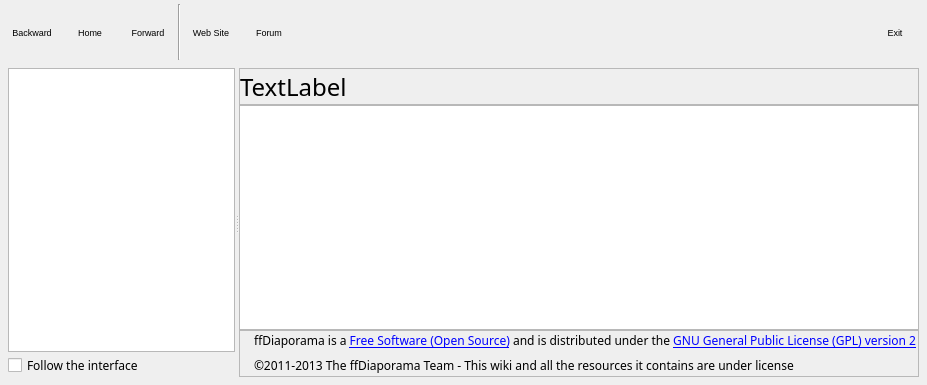
<?xml version="1.0" encoding="UTF-8"?>
<ui version="4.0">
 <class>HelpPopup</class>
 <widget class="QDialog" name="HelpPopup">
  <property name="geometry">
   <rect>
    <x>0</x>
    <y>0</y>
    <width>927</width>
    <height>385</height>
   </rect>
  </property>
  <property name="font">
   <font>
    <family>Sans Serif</family>
    <pointsize>9</pointsize>
   </font>
  </property>
  <property name="windowTitle">
   <string notr="true">ffDiaporama WIKI</string>
  </property>
  <layout class="QVBoxLayout" name="verticalLayout">
   <property name="spacing">
    <number>4</number>
   </property>
   <property name="leftMargin">
    <number>4</number>
   </property>
   <property name="topMargin">
    <number>4</number>
   </property>
   <property name="rightMargin">
    <number>4</number>
   </property>
   <property name="bottomMargin">
    <number>4</number>
   </property>
   <item>
    <widget class="QWidget" name="TopLayout_3" native="true">
     <property name="sizePolicy">
      <sizepolicy hsizetype="Preferred" vsizetype="Fixed">
       <horstretch>0</horstretch>
       <verstretch>0</verstretch>
      </sizepolicy>
     </property>
     <property name="minimumSize">
      <size>
       <width>0</width>
       <height>56</height>
      </size>
     </property>
     <property name="maximumSize">
      <size>
       <width>16777215</width>
       <height>56</height>
      </size>
     </property>
     <property name="font">
      <font>
       <pointsize>8</pointsize>
      </font>
     </property>
     <property name="styleSheet">
      <string notr="true">QToolButton {
	background-color: transparent;
	border: none; 
    font-size: 9px;
}
QToolButton:hover{ 
    border: 2px solid #8f8f91;
     border-radius: 6px;
     background-color: qlineargradient(x1: 0, y1: 0, x2: 0, y2: 1,
                                       stop: 0 #f6f7fa, stop: 1 #dadbde);
}
QToolButton:pressed {
    border: 2px solid #8f8f91;
     border-radius: 6px;
     background-color: qlineargradient(x1: 0, y1: 0, x2: 0, y2: 1,
                                       stop: 0 #f6f7fa, stop: 1 #dadbde);
 }
</string>
     </property>
     <layout class="QHBoxLayout" name="horizontalLayout_35">
      <property name="spacing">
       <number>2</number>
      </property>
      <property name="leftMargin">
       <number>0</number>
      </property>
      <property name="topMargin">
       <number>0</number>
      </property>
      <property name="rightMargin">
       <number>0</number>
      </property>
      <property name="bottomMargin">
       <number>0</number>
      </property>
      <item>
       <widget class="QToolButton" name="PreviousBT">
        <property name="minimumSize">
         <size>
          <width>56</width>
          <height>56</height>
         </size>
        </property>
        <property name="maximumSize">
         <size>
          <width>56</width>
          <height>56</height>
         </size>
        </property>
        <property name="font">
         <font>
          <pointsize>-1</pointsize>
         </font>
        </property>
        <property name="toolTip">
         <string>Changes the document displayed to the previous document in the list of documents built by navigating links.</string>
        </property>
        <property name="text">
         <string>Backward</string>
        </property>
        <property name="icon">
         <iconset>
          <normaloff>:/img/arrow_left.png</normaloff>:/img/arrow_left.png</iconset>
        </property>
        <property name="iconSize">
         <size>
          <width>24</width>
          <height>24</height>
         </size>
        </property>
        <property name="toolButtonStyle">
         <enum>Qt::ToolButtonTextUnderIcon</enum>
        </property>
       </widget>
      </item>
      <item>
       <widget class="QToolButton" name="HomeBT">
        <property name="minimumSize">
         <size>
          <width>56</width>
          <height>56</height>
         </size>
        </property>
        <property name="maximumSize">
         <size>
          <width>56</width>
          <height>56</height>
         </size>
        </property>
        <property name="font">
         <font>
          <pointsize>-1</pointsize>
         </font>
        </property>
        <property name="toolTip">
         <string>Changes the document displayed to the main page.</string>
        </property>
        <property name="text">
         <string>Home</string>
        </property>
        <property name="icon">
         <iconset>
          <normaloff>:/img/help.png</normaloff>:/img/help.png</iconset>
        </property>
        <property name="iconSize">
         <size>
          <width>24</width>
          <height>24</height>
         </size>
        </property>
        <property name="toolButtonStyle">
         <enum>Qt::ToolButtonTextUnderIcon</enum>
        </property>
       </widget>
      </item>
      <item>
       <widget class="QToolButton" name="NextBT">
        <property name="minimumSize">
         <size>
          <width>56</width>
          <height>56</height>
         </size>
        </property>
        <property name="maximumSize">
         <size>
          <width>56</width>
          <height>56</height>
         </size>
        </property>
        <property name="font">
         <font>
          <pointsize>-1</pointsize>
         </font>
        </property>
        <property name="toolTip">
         <string>Changes the document displayed to the next document in the list of documents built by navigating links.</string>
        </property>
        <property name="text">
         <string>Forward</string>
        </property>
        <property name="icon">
         <iconset>
          <normaloff>:/img/arrow_right.png</normaloff>:/img/arrow_right.png</iconset>
        </property>
        <property name="iconSize">
         <size>
          <width>24</width>
          <height>24</height>
         </size>
        </property>
        <property name="toolButtonStyle">
         <enum>Qt::ToolButtonTextUnderIcon</enum>
        </property>
       </widget>
      </item>
      <item>
       <widget class="Line" name="line">
        <property name="orientation">
         <enum>Qt::Vertical</enum>
        </property>
       </widget>
      </item>
      <item>
       <widget class="QToolButton" name="WebSiteBT">
        <property name="minimumSize">
         <size>
          <width>56</width>
          <height>56</height>
         </size>
        </property>
        <property name="maximumSize">
         <size>
          <width>56</width>
          <height>56</height>
         </size>
        </property>
        <property name="font">
         <font>
          <pointsize>-1</pointsize>
         </font>
        </property>
        <property name="toolTip">
         <string>Open the ffDiaporama Web site into your internet browser.</string>
        </property>
        <property name="text">
         <string>Web Site</string>
        </property>
        <property name="icon">
         <iconset>
          <normaloff>:/img/logo.xpm</normaloff>:/img/logo.xpm</iconset>
        </property>
        <property name="iconSize">
         <size>
          <width>24</width>
          <height>24</height>
         </size>
        </property>
        <property name="toolButtonStyle">
         <enum>Qt::ToolButtonTextUnderIcon</enum>
        </property>
       </widget>
      </item>
      <item>
       <widget class="QToolButton" name="ForumBT">
        <property name="minimumSize">
         <size>
          <width>56</width>
          <height>56</height>
         </size>
        </property>
        <property name="maximumSize">
         <size>
          <width>56</width>
          <height>56</height>
         </size>
        </property>
        <property name="font">
         <font>
          <pointsize>-1</pointsize>
         </font>
        </property>
        <property name="toolTip">
         <string>Open the ffDiaporama Forum into your internet browser.</string>
        </property>
        <property name="text">
         <string>Forum</string>
        </property>
        <property name="icon">
         <iconset>
          <normaloff>:/img/forum.png</normaloff>:/img/forum.png</iconset>
        </property>
        <property name="iconSize">
         <size>
          <width>24</width>
          <height>24</height>
         </size>
        </property>
        <property name="toolButtonStyle">
         <enum>Qt::ToolButtonTextUnderIcon</enum>
        </property>
       </widget>
      </item>
      <item>
       <spacer name="horizontalSpacer_8">
        <property name="orientation">
         <enum>Qt::Horizontal</enum>
        </property>
        <property name="sizeHint" stdset="0">
         <size>
          <width>40</width>
          <height>20</height>
         </size>
        </property>
       </spacer>
      </item>
      <item>
       <widget class="QToolButton" name="ExitBT">
        <property name="minimumSize">
         <size>
          <width>56</width>
          <height>56</height>
         </size>
        </property>
        <property name="maximumSize">
         <size>
          <width>56</width>
          <height>56</height>
         </size>
        </property>
        <property name="font">
         <font>
          <pointsize>-1</pointsize>
         </font>
        </property>
        <property name="toolTip">
         <string>Close the WIKI</string>
        </property>
        <property name="text">
         <string>Exit</string>
        </property>
        <property name="icon">
         <iconset>
          <normaloff>:/img/exit.png</normaloff>:/img/exit.png</iconset>
        </property>
        <property name="iconSize">
         <size>
          <width>24</width>
          <height>24</height>
         </size>
        </property>
        <property name="toolButtonStyle">
         <enum>Qt::ToolButtonTextUnderIcon</enum>
        </property>
       </widget>
      </item>
     </layout>
    </widget>
   </item>
   <item>
    <widget class="QWidget" name="HelpWidget" native="true">
     <property name="sizePolicy">
      <sizepolicy hsizetype="Preferred" vsizetype="Preferred">
       <horstretch>0</horstretch>
       <verstretch>0</verstretch>
      </sizepolicy>
     </property>
     <layout class="QVBoxLayout" name="verticalLayout_2">
      <property name="spacing">
       <number>4</number>
      </property>
      <property name="leftMargin">
       <number>4</number>
      </property>
      <property name="topMargin">
       <number>4</number>
      </property>
      <property name="rightMargin">
       <number>4</number>
      </property>
      <property name="bottomMargin">
       <number>4</number>
      </property>
      <item>
       <widget class="QSplitter" name="HelpSplitter">
        <property name="sizePolicy">
         <sizepolicy hsizetype="Expanding" vsizetype="Expanding">
          <horstretch>0</horstretch>
          <verstretch>0</verstretch>
         </sizepolicy>
        </property>
        <property name="orientation">
         <enum>Qt::Horizontal</enum>
        </property>
        <widget class="QWidget" name="LeftWidget" native="true">
         <property name="sizePolicy">
          <sizepolicy hsizetype="Expanding" vsizetype="Expanding">
           <horstretch>0</horstretch>
           <verstretch>0</verstretch>
          </sizepolicy>
         </property>
         <layout class="QVBoxLayout" name="verticalLayout_3">
          <property name="spacing">
           <number>2</number>
          </property>
          <property name="leftMargin">
           <number>0</number>
          </property>
          <property name="topMargin">
           <number>0</number>
          </property>
          <property name="rightMargin">
           <number>0</number>
          </property>
          <property name="bottomMargin">
           <number>0</number>
          </property>
          <item>
           <widget class="HelpContent" name="ContentWidget">
            <property name="editTriggers">
             <set>QAbstractItemView::NoEditTriggers</set>
            </property>
            <property name="showDropIndicator" stdset="0">
             <bool>false</bool>
            </property>
            <property name="uniformRowHeights">
             <bool>true</bool>
            </property>
            <property name="columnCount" stdset="0">
             <number>0</number>
            </property>
            <attribute name="headerVisible">
             <bool>false</bool>
            </attribute>
           </widget>
          </item>
          <item>
           <widget class="QCheckBox" name="FollowInterfaceCB">
            <property name="sizePolicy">
             <sizepolicy hsizetype="Expanding" vsizetype="Fixed">
              <horstretch>0</horstretch>
              <verstretch>0</verstretch>
             </sizepolicy>
            </property>
            <property name="toolTip">
             <string>If this checkbox is checked and the WIKI remains open, then automatically displayed in the WIKI the document corresponding to the currently used  interface element (main window, dialog, etc ...)</string>
            </property>
            <property name="text">
             <string>Follow the interface</string>
            </property>
           </widget>
          </item>
         </layout>
        </widget>
        <widget class="QWidget" name="RightWidget" native="true">
         <property name="sizePolicy">
          <sizepolicy hsizetype="Expanding" vsizetype="Expanding">
           <horstretch>0</horstretch>
           <verstretch>0</verstretch>
          </sizepolicy>
         </property>
         <layout class="QVBoxLayout" name="verticalLayout_4">
          <property name="spacing">
           <number>0</number>
          </property>
          <property name="leftMargin">
           <number>0</number>
          </property>
          <property name="topMargin">
           <number>0</number>
          </property>
          <property name="rightMargin">
           <number>0</number>
          </property>
          <property name="bottomMargin">
           <number>0</number>
          </property>
          <item>
           <widget class="QFrame" name="HelpFrame">
            <property name="sizePolicy">
             <sizepolicy hsizetype="Expanding" vsizetype="Preferred">
              <horstretch>0</horstretch>
              <verstretch>0</verstretch>
             </sizepolicy>
            </property>
            <property name="font">
             <font>
              <pointsize>16</pointsize>
              <weight>75</weight>
              <italic>true</italic>
              <bold>true</bold>
             </font>
            </property>
            <property name="frameShape">
             <enum>QFrame::StyledPanel</enum>
            </property>
            <property name="frameShadow">
             <enum>QFrame::Sunken</enum>
            </property>
            <layout class="QVBoxLayout" name="verticalLayout_6">
             <property name="spacing">
              <number>0</number>
             </property>
             <property name="leftMargin">
              <number>0</number>
             </property>
             <property name="topMargin">
              <number>0</number>
             </property>
             <property name="rightMargin">
              <number>0</number>
             </property>
             <property name="bottomMargin">
              <number>0</number>
             </property>
             <item>
              <widget class="QLabel" name="HelpTitle">
               <property name="sizePolicy">
                <sizepolicy hsizetype="Expanding" vsizetype="Fixed">
                 <horstretch>0</horstretch>
                 <verstretch>0</verstretch>
                </sizepolicy>
               </property>
               <property name="minimumSize">
                <size>
                 <width>0</width>
                 <height>35</height>
                </size>
               </property>
               <property name="maximumSize">
                <size>
                 <width>16777215</width>
                 <height>35</height>
                </size>
               </property>
               <property name="font">
                <font>
                 <pointsize>18</pointsize>
                 <weight>50</weight>
                 <italic>false</italic>
                 <bold>false</bold>
                 <underline>false</underline>
                </font>
               </property>
               <property name="text">
                <string notr="true">TextLabel</string>
               </property>
              </widget>
             </item>
            </layout>
           </widget>
          </item>
          <item>
           <widget class="HelpBrowser" name="HelpBrowserWidget"/>
          </item>
          <item>
           <widget class="QFrame" name="Footer">
            <property name="sizePolicy">
             <sizepolicy hsizetype="Expanding" vsizetype="Preferred">
              <horstretch>0</horstretch>
              <verstretch>0</verstretch>
             </sizepolicy>
            </property>
            <property name="frameShape">
             <enum>QFrame::StyledPanel</enum>
            </property>
            <property name="frameShadow">
             <enum>QFrame::Sunken</enum>
            </property>
            <layout class="QHBoxLayout" name="horizontalLayout">
             <property name="leftMargin">
              <number>1</number>
             </property>
             <property name="topMargin">
              <number>1</number>
             </property>
             <property name="rightMargin">
              <number>1</number>
             </property>
             <property name="bottomMargin">
              <number>1</number>
             </property>
             <item>
              <widget class="QLabel" name="label">
               <property name="sizePolicy">
                <sizepolicy hsizetype="Minimum" vsizetype="Minimum">
                 <horstretch>0</horstretch>
                 <verstretch>0</verstretch>
                </sizepolicy>
               </property>
               <property name="text">
                <string notr="true"/>
               </property>
               <property name="pixmap">
                <pixmap>:/img/Opensource.png</pixmap>
               </property>
              </widget>
             </item>
             <item>
              <layout class="QVBoxLayout" name="verticalLayout_5">
               <item>
                <widget class="QLabel" name="label_2">
                 <property name="sizePolicy">
                  <sizepolicy hsizetype="Expanding" vsizetype="Preferred">
                   <horstretch>0</horstretch>
                   <verstretch>0</verstretch>
                  </sizepolicy>
                 </property>
                 <property name="text">
                  <string>ffDiaporama is a &lt;a href=&quot;http://en.wikipedia.org/wiki/Free_software&quot;&gt;Free Software (Open Source)&lt;/a&gt; and is distributed under the &lt;a href=&quot;http://www.gnu.org/licenses/gpl-2.0.html&quot;&gt;GNU General Public License (GPL) version 2&lt;/a&gt;</string>
                 </property>
                 <property name="openExternalLinks">
                  <bool>true</bool>
                 </property>
                 <property name="textInteractionFlags">
                  <set>Qt::LinksAccessibleByKeyboard|Qt::LinksAccessibleByMouse</set>
                 </property>
                </widget>
               </item>
               <item>
                <layout class="QHBoxLayout" name="horizontalLayout_2">
                 <property name="spacing">
                  <number>4</number>
                 </property>
                 <property name="leftMargin">
                  <number>0</number>
                 </property>
                 <property name="topMargin">
                  <number>0</number>
                 </property>
                 <property name="rightMargin">
                  <number>0</number>
                 </property>
                 <property name="bottomMargin">
                  <number>0</number>
                 </property>
                 <item>
                  <widget class="QLabel" name="label_3">
                   <property name="sizePolicy">
                    <sizepolicy hsizetype="Minimum" vsizetype="Preferred">
                     <horstretch>0</horstretch>
                     <verstretch>0</verstretch>
                    </sizepolicy>
                   </property>
                   <property name="text">
                    <string>©2011-2013 The ffDiaporama Team - This wiki and all the resources it contains are under license</string>
                   </property>
                   <property name="textInteractionFlags">
                    <set>Qt::NoTextInteraction</set>
                   </property>
                  </widget>
                 </item>
                 <item>
                  <widget class="QToolButton" name="CCBYSABT">
                   <property name="sizePolicy">
                    <sizepolicy hsizetype="Fixed" vsizetype="Fixed">
                     <horstretch>0</horstretch>
                     <verstretch>0</verstretch>
                    </sizepolicy>
                   </property>
                   <property name="cursor">
                    <cursorShape>PointingHandCursor</cursorShape>
                   </property>
                   <property name="styleSheet">
                    <string notr="true">QToolButton {
	background-color: transparent;
	border: none; 
    font-size: 9px;
}</string>
                   </property>
                   <property name="text">
                    <string notr="true"/>
                   </property>
                   <property name="icon">
                    <iconset>
                     <normaloff>:/img/ccbysa.png</normaloff>:/img/ccbysa.png</iconset>
                   </property>
                   <property name="iconSize">
                    <size>
                     <width>80</width>
                     <height>15</height>
                    </size>
                   </property>
                  </widget>
                 </item>
                 <item>
                  <spacer name="horizontalSpacer">
                   <property name="orientation">
                    <enum>Qt::Horizontal</enum>
                   </property>
                   <property name="sizeHint" stdset="0">
                    <size>
                     <width>40</width>
                     <height>20</height>
                    </size>
                   </property>
                  </spacer>
                 </item>
                </layout>
               </item>
              </layout>
             </item>
            </layout>
           </widget>
          </item>
         </layout>
        </widget>
       </widget>
      </item>
     </layout>
    </widget>
   </item>
  </layout>
 </widget>
 <customwidgets>
  <customwidget>
   <class>HelpBrowser</class>
   <extends>QTextBrowser</extends>
   <header>HelpPopup/HelpBrowser.h</header>
  </customwidget>
  <customwidget>
   <class>HelpContent</class>
   <extends>QTreeView</extends>
   <header>HelpPopup/HelpContent.h</header>
  </customwidget>
 </customwidgets>
 <resources/>
 <connections/>
</ui>
